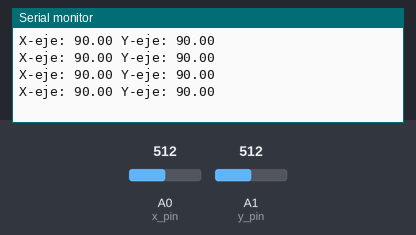
A sketch run on a simulated Arduino Uno, built with avr-gcc and run on an emulated ATmega328P. Parts: the last lines printed to the serial monitor. The inputs (shaded band) are chosen by the test bench; at power-on: A0 (x_pin) = 512, A1 (y_pin) = 512.

Above: at 1.2 s.
1.3 s: A0 (x_pin) set to 716
At 1.71 s:
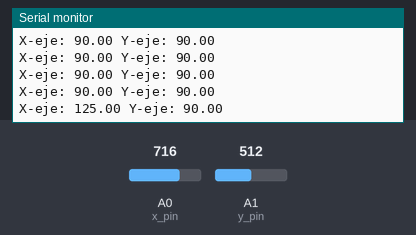
2.8 s: A1 (y_pin) set to 716
At 2.92 s:
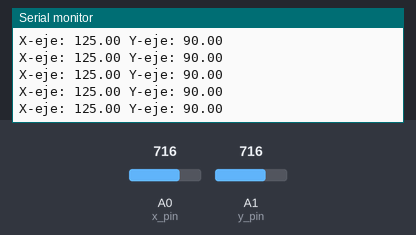
4.3 s: A0 (x_pin) set to 900
At 4.42 s:
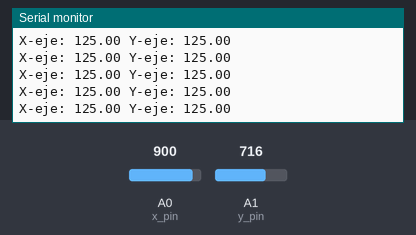
5.8 s: A1 (y_pin) set to 900
At 5.93 s:
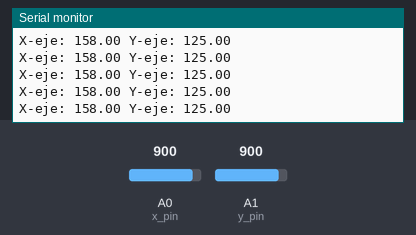
Timing chart, 0 to 8.3 s (numbered marks = the images above; inputs shaded):
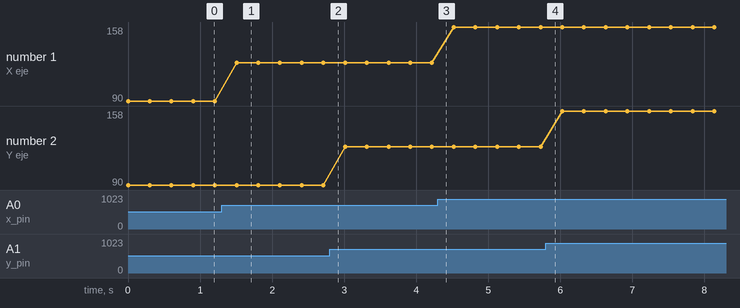

Measured:
- after the input at 1.3 s, the serial monitor: prints a new line after 0.21 s (image 1)
- plotted number 1: 90 → 125 after the input at 1.3 s, 125 → 158 after the input at 4.3 s

The sketch:

Joystick.ino
```cpp
// pines del Joystick en Arduino
const int x_pin = 0; //A0
const int y_pin = 1; //A1

void setup() {
  Serial.begin(9600);
}

void loop() {
  // convertir de valores a grados
  float ejeX = analogRead(x_pin);   //eje x
  ejeX = map(ejeX, 0, 1023, 0, 180);

  float ejeY = analogRead(y_pin);   //eje y
  ejeY = map(ejeY, 0, 1023, 0, 180);


  Serial.print("X-eje: ");
  Serial.print(ejeX); //impresión del eje x
  Serial.print(" ");
  Serial.print("Y-eje: ");
  Serial.println(ejeY); //impresión del eje y
  Serial.print("\n");
  delay(300);
}
```
